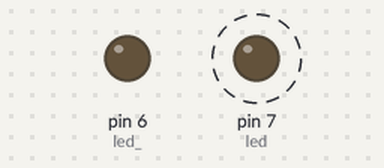
Bench run of a sketch on a simulated Arduino Uno, built with avr-gcc and run on an emulated ATmega328P. Parts: output pins drawn as LEDs (lit = HIGH). Dashed ring = blinking.

Above: at 0.4 s.
At 64.2 s:
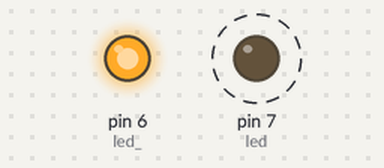
Timing chart, 0 to 83.5 s (numbered marks = the images above):
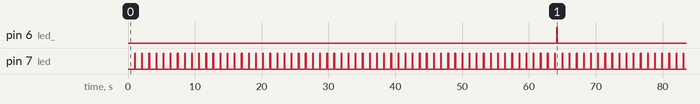

The sketch:

relatorio8_exercicio2.ino
```cpp
#define led PD7
#define led_ PD6
int contVerm = 0;
int contVerd = 0;


ISR(TIMER0_OVF_vect)
{
  contVerm++;
  contVerd ++;

  if(contVerd >=3676){
     PORTD |= (1 << led_);
    _delay_ms(100);
    PORTD &= ~(1 << led_);
    contVerd = 0;
  }

  if (contVerm >= 61) {
    PORTD |= (1 << led);
    _delay_ms(100);
    PORTD &= ~(1 << led);
    contVerm = 0;
  }
}

void ConfigTimer0(void)
{
  TCCR0B |= (1 << CS02) | (1 << CS00); //clock/1024
  TCCR0A |= 0;
  TIMSK0 |= (1 << TOIE0);
}


int main(void) {

  DDRD = (1 << led) | (1 << led_);
  ConfigTimer0();
  sei();
  while (1) {

  }


}
```

Measured:
- by itself, pin 6 (led_): alternates HIGH for 0.10 s and LOW for 64.1 s
- by itself, pin 7 (led): alternates HIGH for 0.10 s and LOW for 0.96 s
- by itself, everything shown: repeats every 64.0 s, in 122 steps
